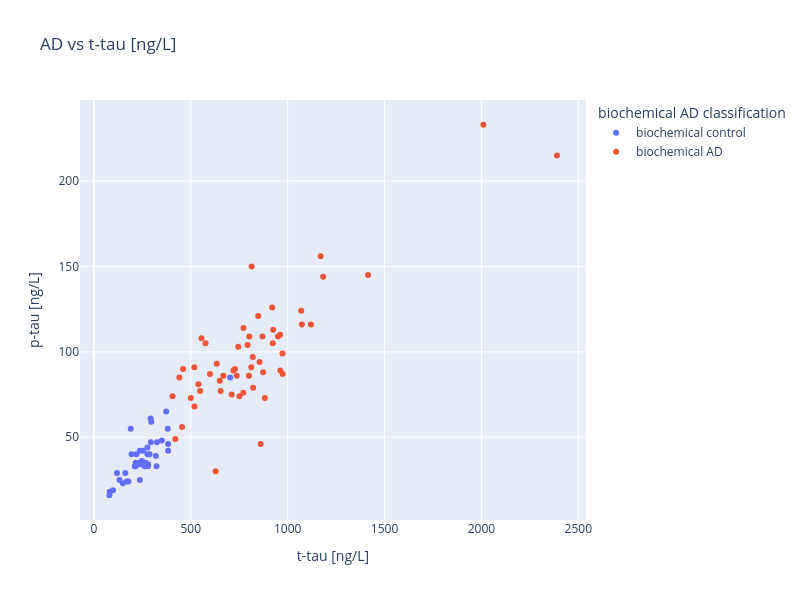

Here is the notebook cell this chart was saved with:
### Markdown cell above
# Numerical correlation

### Code cell
fig = px.scatter(d_groups,
                 x='t-tau [ng/L]',
                 y='p-tau [ng/L]',
                 color='biochemical AD classification',
                 title='AD vs t-tau [ng/L]')   
fig.update_layout(
    width=800,
    height=600,
)
fig.show()

### Figure 1 — Plotly figure (JSON) as saved in the notebook; plotly's stock layout.template omitted (floating-point values rounded to 4 significant figures)
{"data": [{"hovertemplate": "biochemical AD classification=biochemical control<br>t-tau [ng/L]=%{x}<br>p-tau [ng/L]=%{y}<extra></extra>", "legendgroup": "biochemical control", "marker": {"color": "#636efa", "symbol": "circle"}, "mode": "markers", "name": "biochemical control", "orientation": "v", "showlegend": true, "type": "scatter", "x": [703.0, 325.0, 222.0, 219.0, 350.0, 211.0, 294.0, 383.0, 237.0, 276.0, 215.0, 320.0, 149.0, 178.0, 247.0, 232.0, 268.0, 262.0, 278.0, 383.0, 162.0, 280.0, 323.0, 170.0, 82.0, 216.0, 253.0, 237.0, 259.0, 132.0, 287.0, 98.0, 381.0, 119.0, 296.0, 80.0, 226.0, 293.0, 276.0, 194.0, 190.0, 249.0, 373.0, NaN, NaN, NaN, NaN, NaN, NaN, NaN, NaN, NaN, NaN, NaN, NaN, NaN, NaN, NaN, NaN, 382.0, 245.0, 239.0, 201.0, 325.0, 276.0, 298.0, 950.0, 159.0, 290.0, 343.0, 366.0, 161.0, 412.0, 345.0, 169.0, 603.0, 839.0, 245.0, 428.0, 138.0, 78.0, 200.0, 218.0, 177.0, 369.0, 155.0, 268.0, 315.0, 104.0, 190.0, 490.0, 323.0, 432.0, 114.0, 372.0, 312.0, 275.0, 311.0, 366.0, 430.0, 380.0, 155.0, 312.0, 443.0, 383.0, 299.0, 262.0, 289.0, 591.0], "xaxis": "x", "y": [85.0, 47.0, 34.0, 40.0, 48.0, 33.0, 47.0, 46.0, 42.0, 40.0, 33.0, 39.0, 23.0, 24.0, 36.0, 35.0, 35.0, 33.0, 33.0, 42.0, 29.0, 34.0, 33.0, 24.0, 18.0, 35.0, 42.0, 25.0, 35.0, 25.0, 40.0, 19.0, 55.0, 29.0, 59.0, 16.0, 34.0, 61.0, 44.0, 40.0, 55.0, 34.0, 65.0, NaN, NaN, NaN, NaN, NaN, NaN, NaN, NaN, NaN, NaN, NaN, NaN, NaN, NaN, NaN, NaN, NaN, NaN, NaN, NaN, NaN, NaN, NaN, NaN, NaN, NaN, NaN, NaN, NaN, NaN, NaN, NaN, NaN, NaN, NaN, NaN, NaN, NaN, NaN, NaN, NaN, NaN, NaN, NaN, NaN, NaN, NaN, NaN, NaN, NaN, NaN, NaN, NaN, NaN, NaN, NaN, NaN, NaN, NaN, NaN, NaN, NaN, NaN, NaN, NaN, NaN], "yaxis": "y"}, {"hovertemplate": "biochemical AD classification=biochemical AD<br>t-tau [ng/L]=%{x}<br>p-tau [ng/L]=%{y}<extra></extra>", "legendgroup": "biochemical AD", "marker": {"color": "#EF553B", "symbol": "circle"}, "mode": "markers", "name": "biochemical AD", "orientation": "v", "showlegend": true, "type": "scatter", "x": [518.0, 974.0, 950.0, 873.0, 961.0, 1170.0, 745.0, 634.0, 2010.0, 668.0, 599.0, 1120.0, 1070.0, 2390.0, 973.0, 870.0, 649.0, 793.0, 1073.0, 720.0, 737.0, 822.0, 771.0, 711.0, 820.0, 654.0, 923.0, 728.0, 812.0, 814.0, 576.0, 460.0, 1415.0, 455.0, 406.0, 920.0, 772.0, 548.0, 441.0, 861.0, 800.0, 848.0, 628.0, 751.0, 500.0, 539.0, 962.0, 420.0, 855.0, 1183.0, 882.0, 555.0, 519.0, 925.0, 802.0, 685.0, 521.0, 473.0, 542.0, 1060.0, 1200.0, 1200.0, 411.0, 538.0, 964.0, 943.0, 856.0, 1200.0, 1200.0, 790.0, 564.0, 834.0, 637.0, 637.0, 826.0, 891.0, 702.0, 720.0, 804.0, 508.0, 757.0, 1120.0, 881.0, 427.0, 1090.0, 1223.0, 527.0, 1945.0], "xaxis": "x", "y": [91.0, 87.0, 109.0, 88.0, 110.0, 156.0, 103.0, 93.0, 233.0, 86.0, 87.0, 116.0, 124.0, 215.0, 99.0, 109.0, 83.0, 104.0, 116.0, 89.0, 86.0, 79.0, 76.0, 75.0, 97.0, 77.0, 105.0, 90.0, 91.0, 150.0, 105.0, 90.0, 145.0, 56.0, 74.0, 126.0, 114.0, 77.0, 85.0, 46.0, 86.0, 121.0, 30.0, 74.0, 73.0, 81.0, 89.0, 49.0, 94.0, 144.0, 73.0, 108.0, 68.0, 113.0, 109.0, NaN, NaN, NaN, NaN, NaN, NaN, NaN, NaN, NaN, NaN, NaN, NaN, NaN, NaN, NaN, NaN, NaN, NaN, NaN, NaN, NaN, NaN, NaN, NaN, NaN, NaN, NaN, NaN, NaN, NaN, NaN, NaN, NaN], "yaxis": "y"}], "layout": {"height": 600, "legend": {"title": {"text": "biochemical AD classification"}, "tracegroupgap": 0}, "title": {"text": "AD vs t-tau [ng/L]"}, "width": 800, "xaxis": {"anchor": "y", "domain": [0, 1], "title": {"text": "t-tau [ng/L]"}}, "yaxis": {"anchor": "x", "domain": [0, 1], "title": {"text": "p-tau [ng/L]"}}}}
